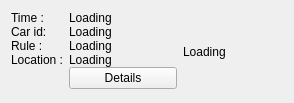
<?xml version="1.0" encoding="UTF-8"?>
<ui version="4.0">
 <class>ViolationItem</class>
 <widget class="QWidget" name="ViolationItem">
  <property name="geometry">
   <rect>
    <x>0</x>
    <y>0</y>
    <width>294</width>
    <height>103</height>
   </rect>
  </property>
  <property name="windowTitle">
   <string>Form</string>
  </property>
  <layout class="QHBoxLayout" name="horizontalLayout">
   <item>
    <layout class="QFormLayout" name="formLayout">
     <property name="horizontalSpacing">
      <number>6</number>
     </property>
     <property name="verticalSpacing">
      <number>0</number>
     </property>
     <item row="0" column="0">
      <widget class="QLabel" name="time_label">
       <property name="text">
        <string>Time :</string>
       </property>
      </widget>
     </item>
     <item row="0" column="1">
      <widget class="QLabel" name="time">
       <property name="text">
        <string>Loading</string>
       </property>
      </widget>
     </item>
     <item row="1" column="0">
      <widget class="QLabel" name="carid_label">
       <property name="text">
        <string>Car id:</string>
       </property>
      </widget>
     </item>
     <item row="1" column="1">
      <widget class="QLabel" name="carid">
       <property name="text">
        <string>Loading</string>
       </property>
      </widget>
     </item>
     <item row="2" column="0">
      <widget class="QLabel" name="rule_label">
       <property name="text">
        <string>Rule :</string>
       </property>
      </widget>
     </item>
     <item row="2" column="1">
      <widget class="QLabel" name="rule">
       <property name="text">
        <string>Loading</string>
       </property>
      </widget>
     </item>
     <item row="3" column="0">
      <widget class="QLabel" name="location_label">
       <property name="text">
        <string>Location :</string>
       </property>
      </widget>
     </item>
     <item row="3" column="1">
      <widget class="QLabel" name="location">
       <property name="text">
        <string>Loading</string>
       </property>
      </widget>
     </item>
     <item row="4" column="1">
      <widget class="QPushButton" name="details_button">
       <property name="text">
        <string>Details</string>
       </property>
      </widget>
     </item>
    </layout>
   </item>
   <item>
    <widget class="QLabel" name="carimage">
     <property name="maximumSize">
      <size>
       <width>100</width>
       <height>100</height>
      </size>
     </property>
     <property name="text">
      <string>Loading</string>
     </property>
    </widget>
   </item>
  </layout>
 </widget>
 <resources/>
 <connections/>
</ui>
